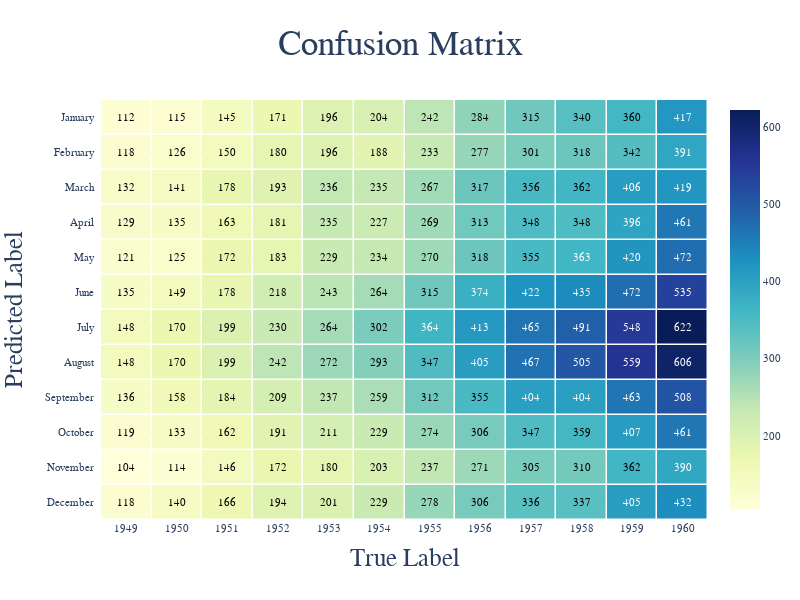

Here is the notebook cell this chart was saved with:
### Code cell
#why can i set heatmap template to simple white in layout but not in create call
#can do that with px but not go, it's in layout but can't initialize it with it

x = list(flights.columns.values)
y = flights.index.values
z=flights.values

fig = ff.create_annotated_heatmap(z=z, x=x, y=y, 
                                  colorscale='YlGnBu',
                                  xgap=1.5, ygap=1.5,
                                  showscale = True)

fig.update_layout(font=dict(
                  family="Arial", size=10.5,),
                  title=dict(text = "Confusion Matrix", x = 0.5, y = .95, font = dict(size=35)),
                  autosize=False, width=800, height=600,
                  showlegend=False, template = "plotly_white",
                  xaxis_title=dict(text ="True Label", font = dict(size = 25)),
                  yaxis_title=dict(text ="Predicted Label", font = dict(size = 25)))

fig.update_yaxes(autorange="reversed")
fig.update_xaxes(showgrid=False, side="bottom")
fig.show()

### Figure 1 — Plotly figure (JSON) as saved in the notebook; plotly's stock layout.template omitted (floating-point values rounded to 4 significant figures; data arrays with more than 128 entries replaced by an {"elided": "..."} marker saying what was removed)
{"data": [{"colorscale": [[0, "rgb(255,255,217)"], [0.125, "rgb(237,248,177)"], [0.25, "rgb(199,233,180)"], [0.375, "rgb(127,205,187)"], [0.5, "rgb(65,182,196)"], [0.625, "rgb(29,145,192)"], [0.75, "rgb(34,94,168)"], [0.875, "rgb(37,52,148)"], [1, "rgb(8,29,88)"]], "reversescale": false, "showscale": true, "type": "heatmap", "x": [1949, 1950, 1951, 1952, 1953, 1954, 1955, 1956, 1957, 1958, 1959, 1960], "xgap": 1.5, "y": ["January", "February", "March", "April", "May", "June", "July", "August", "September", "October", "November", "December"], "ygap": 1.5, "z": {"elided": "12x12 int values"}}], "layout": {"annotations": [{"font": {"color": "#000000"}, "showarrow": false, "text": "112", "x": 1949, "xref": "x", "y": "January", "yref": "y"}, {"font": {"color": "#000000"}, "showarrow": false, "text": "115", "x": 1950, "xref": "x", "y": "January", "yref": "y"}, {"font": {"color": "#000000"}, "showarrow": false, "text": "145", "x": 1951, "xref": "x", "y": "January", "yref": "y"}, {"font": {"color": "#000000"}, "showarrow": false, "text": "171", "x": 1952, "xref": "x", "y": "January", "yref": "y"}, {"font": {"color": "#000000"}, "showarrow": false, "text": "196", "x": 1953, "xref": "x", "y": "January", "yref": "y"}, {"font": {"color": "#000000"}, "showarrow": false, "text": "204", "x": 1954, "xref": "x", "y": "January", "yref": "y"}, {"font": {"color": "#000000"}, "showarrow": false, "text": "242", "x": 1955, "xref": "x", "y": "January", "yref": "y"}, {"font": {"color": "#000000"}, "showarrow": false, "text": "284", "x": 1956, "xref": "x", "y": "January", "yref": "y"}, {"font": {"color": "#000000"}, "showarrow": false, "text": "315", "x": 1957, "xref": "x", "y": "January", "yref": "y"}, {"font": {"color": "#000000"}, "showarrow": false, "text": "340", "x": 1958, "xref": "x", "y": "January", "yref": "y"}, {"font": {"color": "#000000"}, "showarrow": false, "text": "360", "x": 1959, "xref": "x", "y": "January", "yref": "y"}, {"font": {"color": "#FFFFFF"}, "showarrow": false, "text": "417", "x": 1960, "xref": "x", "y": "January", "yref": "y"}, {"font": {"color": "#000000"}, "showarrow": false, "text": "118", "x": 1949, "xref": "x", "y": "February", "yref": "y"}, {"font": {"color": "#000000"}, "showarrow": false, "text": "126", "x": 1950, "xref": "x", "y": "February", "yref": "y"}, {"font": {"color": "#000000"}, "showarrow": false, "text": "150", "x": 1951, "xref": "x", "y": "February", "yref": "y"}, {"font": {"color": "#000000"}, "showarrow": false, "text": "180", "x": 1952, "xref": "x", "y": "February", "yref": "y"}, {"font": {"color": "#000000"}, "showarrow": false, "text": "196", "x": 1953, "xref": "x", "y": "February", "yref": "y"}, {"font": {"color": "#000000"}, "showarrow": false, "text": "188", "x": 1954, "xref": "x", "y": "February", "yref": "y"}, {"font": {"color": "#000000"}, "showarrow": false, "text": "233", "x": 1955, "xref": "x", "y": "February", "yref": "y"}, {"font": {"color": "#000000"}, "showarrow": false, "text": "277", "x": 1956, "xref": "x", "y": "February", "yref": "y"}, {"font": {"color": "#000000"}, "showarrow": false, "text": "301", "x": 1957, "xref": "x", "y": "February", "yref": "y"}, {"font": {"color": "#000000"}, "showarrow": false, "text": "318", "x": 1958, "xref": "x", "y": "February", "yref": "y"}, {"font": {"color": "#000000"}, "showarrow": false, "text": "342", "x": 1959, "xref": "x", "y": "February", "yref": "y"}, {"font": {"color": "#FFFFFF"}, "showarrow": false, "text": "391", "x": 1960, "xref": "x", "y": "February", "yref": "y"}, {"font": {"color": "#000000"}, "showarrow": false, "text": "132", "x": 1949, "xref": "x", "y": "March", "yref": "y"}, {"font": {"color": "#000000"}, "showarrow": false, "text": "141", "x": 1950, "xref": "x", "y": "March", "yref": "y"}, {"font": {"color": "#000000"}, "showarrow": false, "text": "178", "x": 1951, "xref": "x", "y": "March", "yref": "y"}, {"font": {"color": "#000000"}, "showarrow": false, "text": "193", "x": 1952, "xref": "x", "y": "March", "yref": "y"}, {"font": {"color": "#000000"}, "showarrow": false, "text": "236", "x": 1953, "xref": "x", "y": "March", "yref": "y"}, {"font": {"color": "#000000"}, "showarrow": false, "text": "235", "x": 1954, "xref": "x", "y": "March", "yref": "y"}, {"font": {"color": "#000000"}, "showarrow": false, "text": "267", "x": 1955, "xref": "x", "y": "March", "yref": "y"}, {"font": {"color": "#000000"}, "showarrow": false, "text": "317", "x": 1956, "xref": "x", "y": "March", "yref": "y"}, {"font": {"color": "#000000"}, "showarrow": false, "text": "356", "x": 1957, "xref": "x", "y": "March", "yref": "y"}, {"font": {"color": "#000000"}, "showarrow": false, "text": "362", "x": 1958, "xref": "x", "y": "March", "yref": "y"}, {"font": {"color": "#FFFFFF"}, "showarrow": false, "text": "406", "x": 1959, "xref": "x", "y": "March", "yref": "y"}, {"font": {"color": "#FFFFFF"}, "showarrow": false, "text": "419", "x": 1960, "xref": "x", "y": "March", "yref": "y"}, {"font": {"color": "#000000"}, "showarrow": false, "text": "129", "x": 1949, "xref": "x", "y": "April", "yref": "y"}, {"font": {"color": "#000000"}, "showarrow": false, "text": "135", "x": 1950, "xref": "x", "y": "April", "yref": "y"}, {"font": {"color": "#000000"}, "showarrow": false, "text": "163", "x": 1951, "xref": "x", "y": "April", "yref": "y"}, {"font": {"color": "#000000"}, "showarrow": false, "text": "181", "x": 1952, "xref": "x", "y": "April", "yref": "y"}, {"font": {"color": "#000000"}, "showarrow": false, "text": "235", "x": 1953, "xref": "x", "y": "April", "yref": "y"}, {"font": {"color": "#000000"}, "showarrow": false, "text": "227", "x": 1954, "xref": "x", "y": "April", "yref": "y"}, {"font": {"color": "#000000"}, "showarrow": false, "text": "269", "x": 1955, "xref": "x", "y": "April", "yref": "y"}, {"font": {"color": "#000000"}, "showarrow": false, "text": "313", "x": 1956, "xref": "x", "y": "April", "yref": "y"}, {"font": {"color": "#000000"}, "showarrow": false, "text": "348", "x": 1957, "xref": "x", "y": "April", "yref": "y"}, {"font": {"color": "#000000"}, "showarrow": false, "text": "348", "x": 1958, "xref": "x", "y": "April", "yref": "y"}, {"font": {"color": "#FFFFFF"}, "showarrow": false, "text": "396", "x": 1959, "xref": "x", "y": "April", "yref": "y"}, {"font": {"color": "#FFFFFF"}, "showarrow": false, "text": "461", "x": 1960, "xref": "x", "y": "April", "yref": "y"}, {"font": {"color": "#000000"}, "showarrow": false, "text": "121", "x": 1949, "xref": "x", "y": "May", "yref": "y"}, {"font": {"color": "#000000"}, "showarrow": false, "text": "125", "x": 1950, "xref": "x", "y": "May", "yref": "y"}, {"font": {"color": "#000000"}, "showarrow": false, "text": "172", "x": 1951, "xref": "x", "y": "May", "yref": "y"}, {"font": {"color": "#000000"}, "showarrow": false, "text": "183", "x": 1952, "xref": "x", "y": "May", "yref": "y"}, {"font": {"color": "#000000"}, "showarrow": false, "text": "229", "x": 1953, "xref": "x", "y": "May", "yref": "y"}, {"font": {"color": "#000000"}, "showarrow": false, "text": "234", "x": 1954, "xref": "x", "y": "May", "yref": "y"}, {"font": {"color": "#000000"}, "showarrow": false, "text": "270", "x": 1955, "xref": "x", "y": "May", "yref": "y"}, {"font": {"color": "#000000"}, "showarrow": false, "text": "318", "x": 1956, "xref": "x", "y": "May", "yref": "y"}, {"font": {"color": "#000000"}, "showarrow": false, "text": "355", "x": 1957, "xref": "x", "y": "May", "yref": "y"}, {"font": {"color": "#FFFFFF"}, "showarrow": false, "text": "363", "x": 1958, "xref": "x", "y": "May", "yref": "y"}, {"font": {"color": "#FFFFFF"}, "showarrow": false, "text": "420", "x": 1959, "xref": "x", "y": "May", "yref": "y"}, {"font": {"color": "#FFFFFF"}, "showarrow": false, "text": "472", "x": 1960, "xref": "x", "y": "May", "yref": "y"}, {"font": {"color": "#000000"}, "showarrow": false, "text": "135", "x": 1949, "xref": "x", "y": "June", "yref": "y"}, {"font": {"color": "#000000"}, "showarrow": false, "text": "149", "x": 1950, "xref": "x", "y": "June", "yref": "y"}, {"font": {"color": "#000000"}, "showarrow": false, "text": "178", "x": 1951, "xref": "x", "y": "June", "yref": "y"}, {"font": {"color": "#000000"}, "showarrow": false, "text": "218", "x": 1952, "xref": "x", "y": "June", "yref": "y"}, {"font": {"color": "#000000"}, "showarrow": false, "text": "243", "x": 1953, "xref": "x", "y": "June", "yref": "y"}, {"font": {"color": "#000000"}, "showarrow": false, "text": "264", "x": 1954, "xref": "x", "y": "June", "yref": "y"}, {"font": {"color": "#000000"}, "showarrow": false, "text": "315", "x": 1955, "xref": "x", "y": "June", "yref": "y"}, {"font": {"color": "#FFFFFF"}, "showarrow": false, "text": "374", "x": 1956, "xref": "x", "y": "June", "yref": "y"}, {"font": {"color": "#FFFFFF"}, "showarrow": false, "text": "422", "x": 1957, "xref": "x", "y": "June", "yref": "y"}, {"font": {"color": "#FFFFFF"}, "showarrow": false, "text": "435", "x": 1958, "xref": "x", "y": "June", "yref": "y"}, {"font": {"color": "#FFFFFF"}, "showarrow": false, "text": "472", "x": 1959, "xref": "x", "y": "June", "yref": "y"}, {"font": {"color": "#FFFFFF"}, "showarrow": false, "text": "535", "x": 1960, "xref": "x", "y": "June", "yref": "y"}, {"font": {"color": "#000000"}, "showarrow": false, "text": "148", "x": 1949, "xref": "x", "y": "July", "yref": "y"}, {"font": {"color": "#000000"}, "showarrow": false, "text": "170", "x": 1950, "xref": "x", "y": "July", "yref": "y"}, {"font": {"color": "#000000"}, "showarrow": false, "text": "199", "x": 1951, "xref": "x", "y": "July", "yref": "y"}, {"font": {"color": "#000000"}, "showarrow": false, "text": "230", "x": 1952, "xref": "x", "y": "July", "yref": "y"}, {"font": {"color": "#000000"}, "showarrow": false, "text": "264", "x": 1953, "xref": "x", "y": "July", "yref": "y"}, {"font": {"color": "#000000"}, "showarrow": false, "text": "302", "x": 1954, "xref": "x", "y": "July", "yref": "y"}, {"font": {"color": "#FFFFFF"}, "showarrow": false, "text": "364", "x": 1955, "xref": "x", "y": "July", "yref": "y"}, {"font": {"color": "#FFFFFF"}, "showarrow": false, "text": "413", "x": 1956, "xref": "x", "y": "July", "yref": "y"}, {"font": {"color": "#FFFFFF"}, "showarrow": false, "text": "465", "x": 1957, "xref": "x", "y": "July", "yref": "y"}, {"font": {"color": "#FFFFFF"}, "showarrow": false, "text": "491", "x": 1958, "xref": "x", "y": "July", "yref": "y"}, {"font": {"color": "#FFFFFF"}, "showarrow": false, "text": "548", "x": 1959, "xref": "x", "y": "July", "yref": "y"}, {"font": {"color": "#FFFFFF"}, "showarrow": false, "text": "622", "x": 1960, "xref": "x", "y": "July", "yref": "y"}, {"font": {"color": "#000000"}, "showarrow": false, "text": "148", "x": 1949, "xref": "x", "y": "August", "yref": "y"}, {"font": {"color": "#000000"}, "showarrow": false, "text": "170", "x": 1950, "xref": "x", "y": "August", "yref": "y"}, {"font": {"color": "#000000"}, "showarrow": false, "text": "199", "x": 1951, "xref": "x", "y": "August", "yref": "y"}, {"font": {"color": "#000000"}, "showarrow": false, "text": "242", "x": 1952, "xref": "x", "y": "August", "yref": "y"}, {"font": {"color": "#000000"}, "showarrow": false, "text": "272", "x": 1953, "xref": "x", "y": "August", "yref": "y"}, {"font": {"color": "#000000"}, "showarrow": false, "text": "293", "x": 1954, "xref": "x", "y": "August", "yref": "y"}, {"font": {"color": "#000000"}, "showarrow": false, "text": "347", "x": 1955, "xref": "x", "y": "August", "yref": "y"}, {"font": {"color": "#FFFFFF"}, "showarrow": false, "text": "405", "x": 1956, "xref": "x", "y": "August", "yref": "y"}, {"font": {"color": "#FFFFFF"}, "showarrow": false, "text": "467", "x": 1957, "xref": "x", "y": "August", "yref": "y"}, {"font": {"color": "#FFFFFF"}, "showarrow": false, "text": "505", "x": 1958, "xref": "x", "y": "August", "yref": "y"}, {"font": {"color": "#FFFFFF"}, "showarrow": false, "text": "559", "x": 1959, "xref": "x", "y": "August", "yref": "y"}, {"font": {"color": "#FFFFFF"}, "showarrow": false, "text": "606", "x": 1960, "xref": "x", "y": "August", "yref": "y"}, {"font": {"color": "#000000"}, "showarrow": false, "text": "136", "x": 1949, "xref": "x", "y": "September", "yref": "y"}, {"font": {"color": "#000000"}, "showarrow": false, "text": "158", "x": 1950, "xref": "x", "y": "September", "yref": "y"}, {"font": {"color": "#000000"}, "showarrow": false, "text": "184", "x": 1951, "xref": "x", "y": "September", "yref": "y"}, {"font": {"color": "#000000"}, "showarrow": false, "text": "209", "x": 1952, "xref": "x", "y": "September", "yref": "y"}, {"font": {"color": "#000000"}, "showarrow": false, "text": "237", "x": 1953, "xref": "x", "y": "September", "yref": "y"}, {"font": {"color": "#000000"}, "showarrow": false, "text": "259", "x": 1954, "xref": "x", "y": "September", "yref": "y"}, {"font": {"color": "#000000"}, "showarrow": false, "text": "312", "x": 1955, "xref": "x", "y": "September", "yref": "y"}, {"font": {"color": "#000000"}, "showarrow": false, "text": "355", "x": 1956, "xref": "x", "y": "September", "yref": "y"}, {"font": {"color": "#FFFFFF"}, "showarrow": false, "text": "404", "x": 1957, "xref": "x", "y": "September", "yref": "y"}, {"font": {"color": "#FFFFFF"}, "showarrow": false, "text": "404", "x": 1958, "xref": "x", "y": "September", "yref": "y"}, {"font": {"color": "#FFFFFF"}, "showarrow": false, "text": "463", "x": 1959, "xref": "x", "y": "September", "yref": "y"}, {"font": {"color": "#FFFFFF"}, "showarrow": false, "text": "508", "x": 1960, "xref": "x", "y": "September", "yref": "y"}, {"font": {"color": "#000000"}, "showarrow": false, "text": "119", "x": 1949, "xref": "x", "y": "October", "yref": "y"}, {"font": {"color": "#000000"}, "showarrow": false, "text": "133", "x": 1950, "xref": "x", "y": "October", "yref": "y"}, {"font": {"color": "#000000"}, "showarrow": false, "text": "162", "x": 1951, "xref": "x", "y": "October", "yref": "y"}, {"font": {"color": "#000000"}, "showarrow": false, "text": "191", "x": 1952, "xref": "x", "y": "October", "yref": "y"}, {"font": {"color": "#000000"}, "showarrow": false, "text": "211", "x": 1953, "xref": "x", "y": "October", "yref": "y"}, {"font": {"color": "#000000"}, "showarrow": false, "text": "229", "x": 1954, "xref": "x", "y": "October", "yref": "y"}, {"font": {"color": "#000000"}, "showarrow": false, "text": "274", "x": 1955, "xref": "x", "y": "October", "yref": "y"}, {"font": {"color": "#000000"}, "showarrow": false, "text": "306", "x": 1956, "xref": "x", "y": "October", "yref": "y"}, {"font": {"color": "#000000"}, "showarrow": false, "text": "347", "x": 1957, "xref": "x", "y": "October", "yref": "y"}, {"font": {"color": "#000000"}, "showarrow": false, "text": "359", "x": 1958, "xref": "x", "y": "October", "yref": "y"}, {"font": {"color": "#FFFFFF"}, "showarrow": false, "text": "407", "x": 1959, "xref": "x", "y": "October", "yref": "y"}, {"font": {"color": "#FFFFFF"}, "showarrow": false, "text": "461", "x": 1960, "xref": "x", "y": "October", "yref": "y"}, {"font": {"color": "#000000"}, "showarrow": false, "text": "104", "x": 1949, "xref": "x", "y": "November", "yref": "y"}, {"font": {"color": "#000000"}, "showarrow": false, "text": "114", "x": 1950, "xref": "x", "y": "November", "yref": "y"}, {"font": {"color": "#000000"}, "showarrow": false, "text": "146", "x": 1951, "xref": "x", "y": "November", "yref": "y"}, {"font": {"color": "#000000"}, "showarrow": false, "text": "172", "x": 1952, "xref": "x", "y": "November", "yref": "y"}, {"font": {"color": "#000000"}, "showarrow": false, "text": "180", "x": 1953, "xref": "x", "y": "November", "yref": "y"}, {"font": {"color": "#000000"}, "showarrow": false, "text": "203", "x": 1954, "xref": "x", "y": "November", "yref": "y"}, {"font": {"color": "#000000"}, "showarrow": false, "text": "237", "x": 1955, "xref": "x", "y": "November", "yref": "y"}, {"font": {"color": "#000000"}, "showarrow": false, "text": "271", "x": 1956, "xref": "x", "y": "November", "yref": "y"}, {"font": {"color": "#000000"}, "showarrow": false, "text": "305", "x": 1957, "xref": "x", "y": "November", "yref": "y"}, {"font": {"color": "#000000"}, "showarrow": false, "text": "310", "x": 1958, "xref": "x", "y": "November", "yref": "y"}, {"font": {"color": "#000000"}, "showarrow": false, "text": "362", "x": 1959, "xref": "x", "y": "November", "yref": "y"}, {"font": {"color": "#FFFFFF"}, "showarrow": false, "text": "390", "x": 1960, "xref": "x", "y": "November", "yref": "y"}, {"font": {"color": "#000000"}, "showarrow": false, "text": "118", "x": 1949, "xref": "x", "y": "December", "yref": "y"}, {"font": {"color": "#000000"}, "showarrow": false, "text": "140", "x": 1950, "xref": "x", "y": "December", "yref": "y"}, {"font": {"color": "#000000"}, "showarrow": false, "text": "166", "x": 1951, "xref": "x", "y": "December", "yref": "y"}, {"font": {"color": "#000000"}, "showarrow": false, "text": "194", "x": 1952, "xref": "x", "y": "December", "yref": "y"}, {"font": {"color": "#000000"}, "showarrow": false, "text": "201", "x": 1953, "xref": "x", "y": "December", "yref": "y"}, {"font": {"color": "#000000"}, "showarrow": false, "text": "229", "x": 1954, "xref": "x", "y": "December", "yref": "y"}, {"font": {"color": "#000000"}, "showarrow": false, "text": "278", "x": 1955, "xref": "x", "y": "December", "yref": "y"}, {"font": {"color": "#000000"}, "showarrow": false, "text": "306", "x": 1956, "xref": "x", "y": "December", "yref": "y"}, {"font": {"color": "#000000"}, "showarrow": false, "text": "336", "x": 1957, "xref": "x", "y": "December", "yref": "y"}, {"font": {"color": "#000000"}, "showarrow": false, "text": "337", "x": 1958, "xref": "x", "y": "December", "yref": "y"}, {"font": {"color": "#FFFFFF"}, "showarrow": false, "text": "405", "x": 1959, "xref": "x", "y": "December", "yref": "y"}, {"font": {"color": "#FFFFFF"}, "showarrow": false, "text": "432", "x": 1960, "xref": "x", "y": "December", "yref": "y"}], "autosize": false, "font": {"family": "Arial", "size": 10.5}, "height": 600, "showlegend": false, "title": {"font": {"size": 35}, "text": "Confusion Matrix", "x": 0.5, "y": 0.95}, "width": 800, "xaxis": {"dtick": 1, "gridcolor": "rgb(0, 0, 0)", "showgrid": false, "side": "bottom", "ticks": "", "title": {"font": {"size": 25}, "text": "True Label"}}, "yaxis": {"autorange": "reversed", "dtick": 1, "ticks": "", "ticksuffix": "  ", "title": {"font": {"size": 25}, "text": "Predicted Label"}}}}
